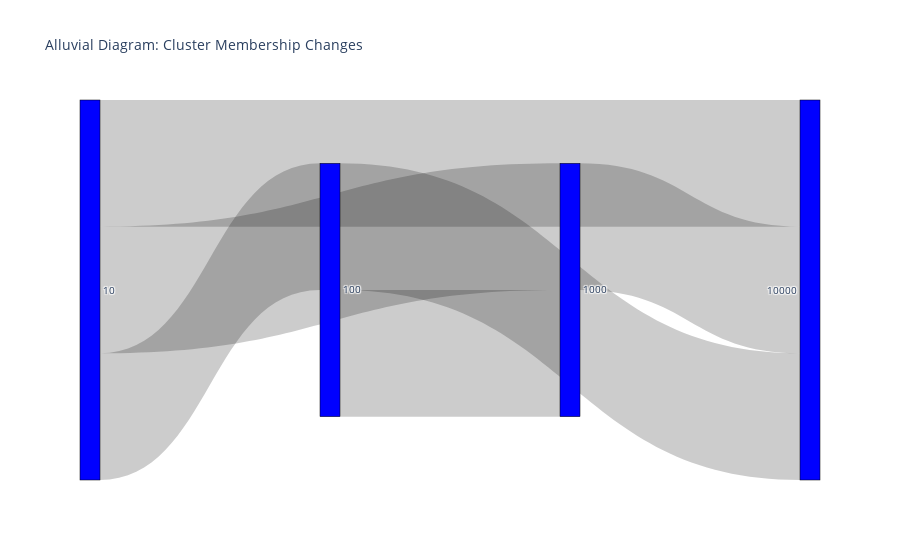

The cell this chart's notebook holds for it:
### Code cell
def run_gmm_clustering(expression_data, n_genes):
    # Subset to the top n_genes most variable genes
    var_genes = expression_data.std(axis=1).sort_values(ascending=False).head(n_genes).index
    expression_subset = expression_data.loc[var_genes]
    
    # Scale the data
    scaler = StandardScaler()
    expression_scaled = scaler.fit_transform(expression_subset)
    
    # Run Gaussian Mixture Models
    gmm = GaussianMixture(n_components=2, random_state=42)
    gmm.fit(expression_scaled)
    gmm_labels = gmm.predict(expression_scaled)
    
    return gmm_labels

# Run GMM clustering with different numbers of genes
gene_counts = [10, 100, 1000, 10000]
cluster_labels = {}

for n_genes in gene_counts:
    cluster_labels[n_genes] = run_gmm_clustering(expression_data, n_genes)

# Perform chi-squared tests to compare cluster assignments
chi2_results = pd.DataFrame()

for i, n_genes_1 in enumerate(gene_counts):
    for j, n_genes_2 in enumerate(gene_counts):
        if i < j:
            labels_1 = cluster_labels[n_genes_1]
            labels_2 = cluster_labels[n_genes_2]
            
            # Ensure the label arrays have the same length
            min_length = min(len(labels_1), len(labels_2))
            labels_1 = labels_1[:min_length]
            labels_2 = labels_2[:min_length]
            
            chi2, p, _, _ = chi2_contingency(pd.crosstab(labels_1, labels_2))
            chi2_results = pd.concat([chi2_results, pd.DataFrame({
                'n_genes_1': n_genes_1,
                'n_genes_2': n_genes_2,
                'chi2_statistic': chi2,
                'p_value': p
            }, index=[0])], ignore_index=True)

print(chi2_results)

# Visualize the changes in cluster memberships using an alluvial diagram
min_length = min(len(cluster_labels[n]) for n in gene_counts)

fig = go.Figure(data=[go.Sankey(
    node=dict(
        pad=15,
        thickness=20,
        line=dict(color="black", width=0.5),
        label=list(gene_counts),
        color="blue"
    ),
    link=dict(
        source=[0, 0, 0, 1, 1, 2],
        target=[1, 2, 3, 2, 3, 3],
        value=[sum(cluster_labels[10][:min_length] == cluster_labels[100][:min_length]), 
               sum(cluster_labels[10][:min_length] == cluster_labels[1000][:min_length]),
               sum(cluster_labels[10][:min_length] == cluster_labels[10000][:min_length]),
               sum(cluster_labels[100][:min_length] == cluster_labels[1000][:min_length]),
               sum(cluster_labels[100][:min_length] == cluster_labels[10000][:min_length]),
               sum(cluster_labels[1000][:min_length] == cluster_labels[10000][:min_length])]
    )
)])

fig.update_layout(title_text="Alluvial Diagram: Cluster Membership Changes",
                  font_size=10)
fig.show()

### Figure 1 — Plotly figure (JSON) as saved in the notebook; plotly's stock layout.template omitted (floating-point values rounded to 4 significant figures)
{"data": [{"link": {"source": [0, 0, 0, 1, 1, 2], "target": [1, 2, 3, 2, 3, 3], "value": [10, 10, 10, 10, 10, 10]}, "node": {"color": "blue", "label": [10, 100, 1000, 10000], "line": {"color": "black", "width": 0.5}, "pad": 15, "thickness": 20}, "type": "sankey"}], "layout": {"font": {"size": 10}, "title": {"text": "Alluvial Diagram: Cluster Membership Changes"}}}
